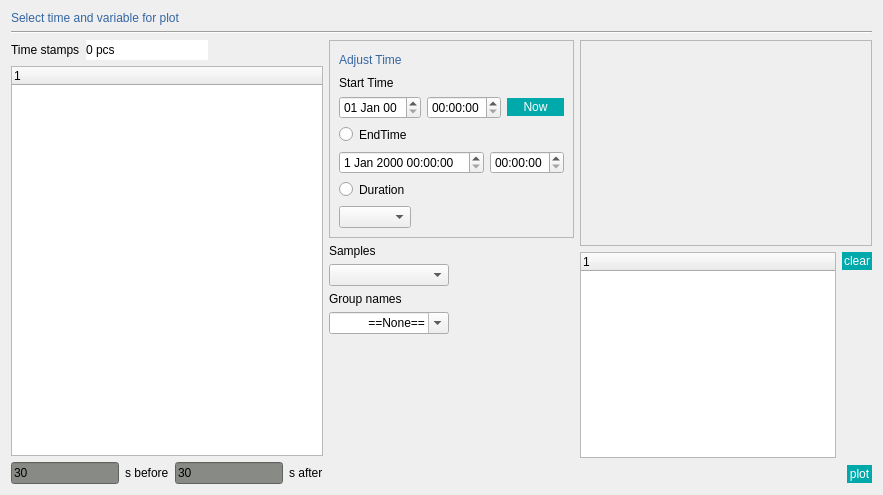
     <widget class="QWidget" name="tab_2">
      <attribute name="title">
       <string>selection</string>
      </attribute>
      <layout class="QVBoxLayout" name="verticalLayout_8">
       <item>
        <layout class="QVBoxLayout" name="m_lblLP_18">
         <item>
          <widget class="QLabel" name="label_10">
           <property name="styleSheet">
            <string notr="true">color: rgb(52, 101, 164);</string>
           </property>
           <property name="text">
            <string>Select time and variable for plot</string>
           </property>
          </widget>
         </item>
         <item>
          <widget class="Line" name="line_5">
           <property name="orientation">
            <enum>Qt::Horizontal</enum>
           </property>
          </widget>
         </item>
        </layout>
       </item>
       <item>
        <layout class="QHBoxLayout" name="horizontalLayout_13">
         <property name="spacing">
          <number>6</number>
         </property>
         <item>
          <layout class="QVBoxLayout" name="verticalLayout_6">
           <item>
            <layout class="QHBoxLayout" name="horizontalLayout_18">
             <item>
              <widget class="QLabel" name="label_2">
               <property name="text">
                <string>Time stamps</string>
               </property>
              </widget>
             </item>
             <item>
              <widget class="QLabel" name="lbl_TSCount">
               <property name="styleSheet">
                <string notr="true">background-color: rgb(255, 255, 255);</string>
               </property>
               <property name="text">
                <string>0 pcs                            </string>
               </property>
              </widget>
             </item>
             <item>
              <spacer name="horizontalSpacer_13">
               <property name="orientation">
                <enum>Qt::Horizontal</enum>
               </property>
               <property name="sizeHint" stdset="0">
                <size>
                 <width>40</width>
                 <height>20</height>
                </size>
               </property>
              </spacer>
             </item>
            </layout>
           </item>
           <item>
            <widget class="QTreeWidget" name="treeWidget_ParameterTimeValue">
             <property name="minimumSize">
              <size>
               <width>280</width>
               <height>390</height>
              </size>
             </property>
             <column>
              <property name="text">
               <string notr="true">1</string>
              </property>
             </column>
            </widget>
           </item>
           <item>
            <layout class="QHBoxLayout" name="horizontalLayout_19">
             <item>
              <widget class="QLineEdit" name="lineEdit_Before">
               <property name="styleSheet">
                <string notr="true">background-color: rgb(136, 138, 133);</string>
               </property>
               <property name="text">
                <string>30</string>
               </property>
              </widget>
             </item>
             <item>
              <widget class="QLabel" name="m_lblLP_57">
               <property name="text">
                <string>s before</string>
               </property>
              </widget>
             </item>
             <item>
              <widget class="QLineEdit" name="lineEdit_After">
               <property name="styleSheet">
                <string notr="true">background-color: rgb(136, 138, 133);</string>
               </property>
               <property name="text">
                <string>30</string>
               </property>
              </widget>
             </item>
             <item>
              <widget class="QLabel" name="m_lblLP_58">
               <property name="text">
                <string>s after</string>
               </property>
              </widget>
             </item>
            </layout>
           </item>
          </layout>
         </item>
         <item>
          <layout class="QVBoxLayout" name="verticalLayout_10">
           <item>
            <widget class="QFrame" name="frame">
             <property name="frameShape">
              <enum>QFrame::StyledPanel</enum>
             </property>
             <property name="frameShadow">
              <enum>QFrame::Raised</enum>
             </property>
             <layout class="QVBoxLayout" name="verticalLayout_12">
              <item>
               <layout class="QHBoxLayout" name="horizontalLayout_21">
                <item>
                 <widget class="QLabel" name="label_28">
                  <property name="styleSheet">
                   <string notr="true">color: rgb(52, 101, 164);</string>
                  </property>
                  <property name="text">
                   <string>Adjust Time</string>
                  </property>
                 </widget>
                </item>
                <item>
                 <spacer name="horizontalSpacer_15">
                  <property name="orientation">
                   <enum>Qt::Horizontal</enum>
                  </property>
                  <property name="sizeHint" stdset="0">
                   <size>
                    <width>40</width>
                    <height>20</height>
                   </size>
                  </property>
                 </spacer>
                </item>
               </layout>
              </item>
              <item>
               <layout class="QHBoxLayout" name="horizontalLayout_30">
                <item>
                 <widget class="QLabel" name="m_lblLP_8">
                  <property name="text">
                   <string>Start Time</string>
                  </property>
                 </widget>
                </item>
               </layout>
              </item>
              <item>
               <layout class="QHBoxLayout" name="horizontalLayout_22">
                <item>
                 <widget class="QDateTimeEdit" name="TimeStamp_StartTime">
                  <property name="displayFormat">
                   <string>dd MMM yy</string>
                  </property>
                 </widget>
                </item>
                <item>
                 <widget class="QTimeEdit" name="timeEdit_StartTime">
                  <property name="displayFormat">
                   <string>hh:mm:ss</string>
                  </property>
                 </widget>
                </item>
                <item>
                 <widget class="QPushButton" name="pshbtnSelectNow">
                  <property name="styleSheet">
                   <string notr="true">QPushButton
{
border: 2px solid red;
border-width : 2px;
border-color: rgba(2,169,170,255);
	color: rgb(255, 255, 255);
background-color: rgba(2,169,170,255);
font: 10pt &quot;Open Sans&quot;;
}
QPushButton:pressed
{
	border:1px solid red;
}
 QPushButton:hover 
{
     background-color:rgb(255, 255, 255);
	color: rgb(0, 0, 0);
 }
QToolTip
{
	background-color: rgb(255, 255, 127);
	color:rgb(0,0,0);
}

</string>
                  </property>
                  <property name="text">
                   <string>Now</string>
                  </property>
                 </widget>
                </item>
               </layout>
              </item>
              <item>
               <layout class="QHBoxLayout" name="horizontalLayout_23">
                <item>
                 <widget class="QRadioButton" name="radioButton_TSEndTime">
                  <property name="text">
                   <string/>
                  </property>
                 </widget>
                </item>
                <item>
                 <widget class="QLabel" name="m_lblLP_44">
                  <property name="text">
                   <string>EndTime</string>
                  </property>
                 </widget>
                </item>
                <item>
                 <spacer name="horizontalSpacer_12">
                  <property name="orientation">
                   <enum>Qt::Horizontal</enum>
                  </property>
                  <property name="sizeHint" stdset="0">
                   <size>
                    <width>40</width>
                    <height>20</height>
                   </size>
                  </property>
                 </spacer>
                </item>
               </layout>
              </item>
              <item>
               <layout class="QHBoxLayout" name="horizontalLayout_24">
                <item>
                 <widget class="QDateTimeEdit" name="TimeStamp_EndTime"/>
                </item>
                <item>
                 <widget class="QTimeEdit" name="timeEdit_EndTime"/>
                </item>
               </layout>
              </item>
              <item>
               <layout class="QHBoxLayout" name="horizontalLayout_25">
                <item>
                 <widget class="QRadioButton" name="radioButton_TSDurTime">
                  <property name="text">
                   <string/>
                  </property>
                 </widget>
                </item>
                <item>
                 <widget class="QLabel" name="radioButton_TSEndTime_2">
                  <property name="text">
                   <string>Duration</string>
                  </property>
                 </widget>
                </item>
                <item>
                 <spacer name="horizontalSpacer_16">
                  <property name="orientation">
                   <enum>Qt::Horizontal</enum>
                  </property>
                  <property name="sizeHint" stdset="0">
                   <size>
                    <width>40</width>
                    <height>20</height>
                   </size>
                  </property>
                 </spacer>
                </item>
               </layout>
              </item>
              <item>
               <layout class="QHBoxLayout" name="horizontalLayout_27">
                <item>
                 <widget class="QComboBox" name="cmbBx_Etime"/>
                </item>
                <item>
                 <widget class="QLabel" name="label_TSDur">
                  <property name="text">
                   <string/>
                  </property>
                 </widget>
                </item>
                <item>
                 <spacer name="horizontalSpacer_17">
                  <property name="orientation">
                   <enum>Qt::Horizontal</enum>
                  </property>
                  <property name="sizeHint" stdset="0">
                   <size>
                    <width>40</width>
                    <height>20</height>
                   </size>
                  </property>
                 </spacer>
                </item>
               </layout>
              </item>
             </layout>
            </widget>
           </item>
           <item>
            <widget class="QLabel" name="m_lblLP_46">
             <property name="text">
              <string>Samples</string>
             </property>
            </widget>
           </item>
           <item>
            <layout class="QVBoxLayout" name="verticalLayout_13">
             <item>
              <layout class="QHBoxLayout" name="horizontalLayout_32">
               <item>
                <widget class="QComboBox" name="cmbBx_Samples">
                 <property name="layoutDirection">
                  <enum>Qt::LeftToRight</enum>
                 </property>
                </widget>
               </item>
               <item>
                <widget class="QLabel" name="label_Samples">
                 <property name="text">
                  <string/>
                 </property>
                </widget>
               </item>
              </layout>
             </item>
             <item>
              <widget class="QLabel" name="m_lblLP_50">
               <property name="text">
                <string>Group names</string>
               </property>
              </widget>
             </item>
             <item>
              <layout class="QHBoxLayout" name="horizontalLayout_33">
               <item>
                <widget class="QComboBox" name="cmbBx_SavedGroup">
                 <property name="editable">
                  <bool>true</bool>
                 </property>
                 <property name="currentText">
                  <string>             ==None==</string>
                 </property>
                </widget>
               </item>
               <item>
                <widget class="QLabel" name="label_Samples_6">
                 <property name="text">
                  <string/>
                 </property>
                </widget>
               </item>
              </layout>
             </item>
            </layout>
           </item>
           <item>
            <spacer name="verticalSpacer">
             <property name="orientation">
              <enum>Qt::Vertical</enum>
             </property>
             <property name="sizeHint" stdset="0">
              <size>
               <width>20</width>
               <height>40</height>
              </size>
             </property>
            </spacer>
           </item>
          </layout>
         </item>
         <item>
          <layout class="QVBoxLayout" name="verticalLayout_14">
           <item>
            <widget class="QScrollArea" name="scrollArea">
             <property name="widgetResizable">
              <bool>true</bool>
             </property>
             <widget class="QWidget" name="scrollAreaWidgetContents_4">
              <property name="geometry">
               <rect>
                <x>0</x>
                <y>0</y>
                <width>342</width>
                <height>207</height>
               </rect>
              </property>
              <layout class="QVBoxLayout" name="verticalLayout_16">
               <item>
                <layout class="QGridLayout" name="gridLayoutTree"/>
               </item>
              </layout>
             </widget>
            </widget>
           </item>
           <item>
            <layout class="QHBoxLayout" name="horizontalLayout_36">
             <item>
              <widget class="QTreeWidget" name="treeWidget_TrackTypes">
               <column>
                <property name="text">
                 <string notr="true">1</string>
                </property>
               </column>
              </widget>
             </item>
             <item>
              <layout class="QVBoxLayout" name="verticalLayout_15">
               <item>
                <widget class="QPushButton" name="pshBtn_clearParams">
                 <property name="styleSheet">
                  <string notr="true">QPushButton
{
border: 2px solid red;
border-width : 2px;
border-color: rgba(2,169,170,255);
	color: rgb(255, 255, 255);
background-color: rgba(2,169,170,255);
font: 10pt &quot;Open Sans&quot;;
}
QPushButton:pressed
{
	border:1px solid red;
}
 QPushButton:hover 
{
     background-color:rgb(255, 255, 255);
	color: rgb(0, 0, 0);
 }
QToolTip
{
	background-color: rgb(255, 255, 127);
	color:rgb(0,0,0);
}
QPushButton:disabled {
background-color:rgb(211, 215, 207);
}
</string>
                 </property>
                 <property name="text">
                  <string>clear</string>
                 </property>
                </widget>
               </item>
               <item>
                <spacer name="verticalSpacer_2">
                 <property name="orientation">
                  <enum>Qt::Vertical</enum>
                 </property>
                 <property name="sizeHint" stdset="0">
                  <size>
                   <width>20</width>
                   <height>40</height>
                  </size>
                 </property>
                </spacer>
               </item>
              </layout>
             </item>
            </layout>
           </item>
           <item>
            <layout class="QHBoxLayout" name="horizontalLayout_38">
             <item>
              <spacer name="horizontalSpacer_14">
               <property name="orientation">
                <enum>Qt::Horizontal</enum>
               </property>
               <property name="sizeHint" stdset="0">
                <size>
                 <width>40</width>
                 <height>20</height>
                </size>
               </property>
              </spacer>
             </item>
             <item>
              <widget class="QPushButton" name="PshBtn_PLot">
               <property name="styleSheet">
                <string notr="true">QPushButton
{
border: 2px solid red;
border-width : 2px;
border-color: rgba(2,169,170,255);
	color: rgb(255, 255, 255);
background-color: rgba(2,169,170,255);
font: 10pt &quot;Open Sans&quot;;
}
QPushButton:pressed
{
	border:1px solid red;
}
 QPushButton:hover 
{
     background-color:rgb(255, 255, 255);
	color: rgb(0, 0, 0);
 }
QToolTip
{
	background-color: rgb(255, 255, 127);
	color:rgb(0,0,0);
}
QPushButton:disabled {
background-color:rgb(211, 215, 207);
}

</string>
               </property>
               <property name="text">
                <string>plot</string>
               </property>
              </widget>
             </item>
            </layout>
           </item>
          </layout>
         </item>
         <item>
          <layout class="QVBoxLayout" name="verticalLayout_11">
           <item>
            <layout class="QHBoxLayout" name="horizontalLayout_20"/>
           </item>
          </layout>
         </item>
        </layout>
       </item>
      </layout>
     </widget>
